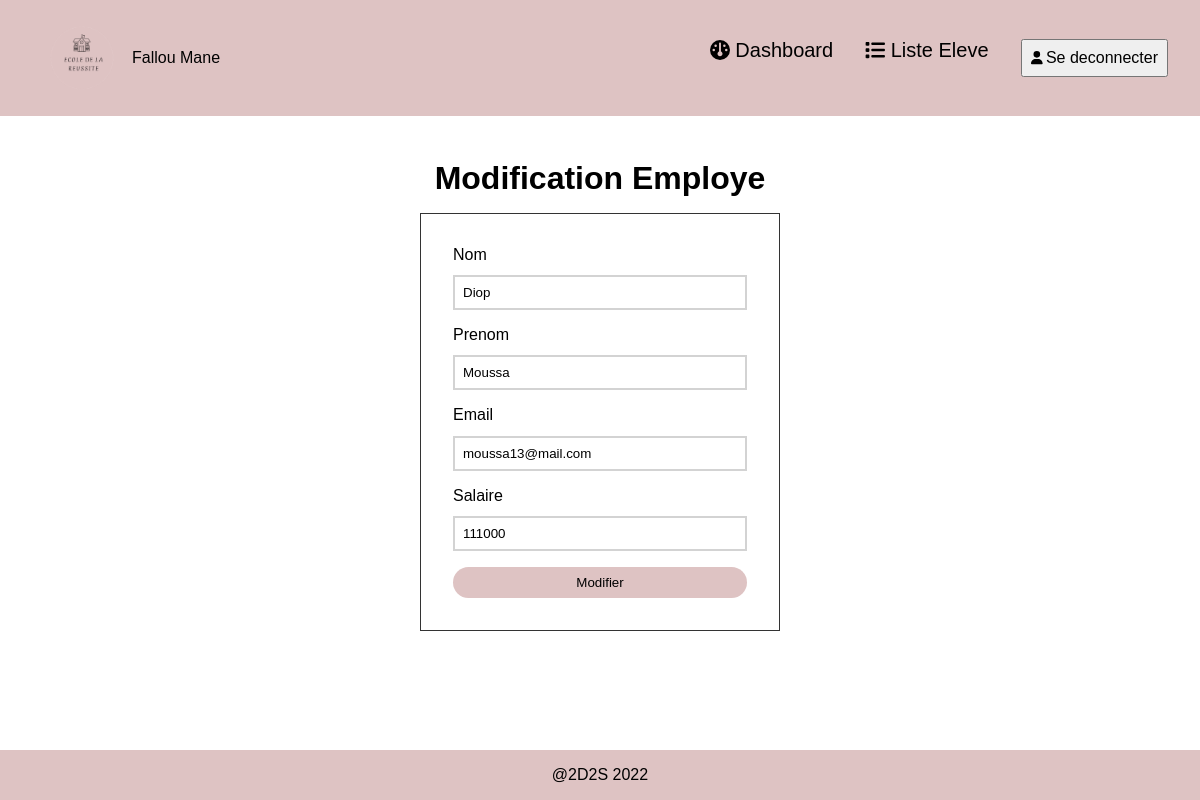
/employe/edit?edit_id=7 (signed in), run on the app's committed database.
### tables this page shows
CREATE TABLE `employe` (
  `id_emp` int(11) NOT NULL,
  `matricule` varchar(255) NOT NULL,
  `nom` varchar(255) NOT NULL,
  `prenom` varchar(255) NOT NULL,
  `email` varchar(255) NOT NULL,
  `mdp` text NOT NULL,
  `salaire` float NOT NULL,
  `statut` varchar(255) NOT NULL,
  `connecte` tinyint(4) NOT NULL DEFAULT 0,
  `date_modif` date DEFAULT NULL,
  `heure_connection` date DEFAULT NULL,
  `date_ins` date NOT NULL,
  `archive` tinyint(4) NOT NULL DEFAULT 0,
  `date_archivage` date DEFAULT NULL
);

### config/db.php (called while the page is built)
<?php
$conn = new PDO("mysql:host=localhost;dbname=2d2s", "root", "Namass@20");
return $conn;

### repositories/EmployeRepo.php (called while the page is built, shortened)
<?php
class EmployeRepo {
    private $conn;
    public function __construct()
    {
        $this->conn = require_once("../config/db.php");
    }
   public function selectOne($idEmp){
    $employe = null;
    $res = $this->conn->query("SELECT * FROM employe WHERE id_emp=$idEmp");
    if ($res->rowCount() > 0) {
        $employe = $res->fetchAll()[0];
    }
    return $employe;
   }
}

### views/modifierEmploye.php (the view, shortened to what this page needs)
<?php session_start();
include_once "../repositories/EmployeRepo.php";
if (isset($_GET['edit_id'])) {
    $id = (int) $_GET['edit_id'];
$employeRepo = new EmployeRepo();
$employe = $employeRepo->selectOne($id);
}
?>
<!DOCTYPE html>
<html lang="en">
<head>
    <link rel="stylesheet" href="css/dashboardAdmin.css">
    <link rel="stylesheet" href="css/index.css">
    <link rel="stylesheet" href="./css/index.css">
    <link rel="stylesheet" href="./css/form.css">
    <link rel="stylesheet" href="https://cdnjs.cloudflare.com/ajax/libs/font-awesome/6.2.0/css/all.min.css"
 />
</head>
<body>
    <?php
            include "header.php";
        ?>
    <div id="form_ajout">
        <h1>Modification Employe</h1>
        <form action="../controllers/traitementFormEmploye.php" method="POST">
            <div class="form-group">
                <label for="nom">Nom</label>
                <input type="text" class="form-control" id="nom" name="nom" value=<?=$employe['nom']??null; ?>>
            </div>
            <div class="form-group">
                <label for="prenom">Prenom</label>
                <input type="text" class="form-control" id="prenom" name="prenom" value=<?=$employe['prenom']??null; ?>>
            </div>
            <div class="form-group">
                <label for="email">Email</label>
                <input type="email" class="form-control" id="email" name="email" value=<?=$employe['email']??null; ?>>
            </div>
            <div class="form-group">
                <label for="salaire">Salaire</label>
                <input type="text" class="form-control" id="salaire" name="salaire"
                    value=<?=$employe['salaire']??null; ?>>
            </div>
            <input type="hidden" name="id" value=<?= isset($_GET['edit_id']) ? $_GET['edit_id'] : ""?> /> <input
                type="submit" name="modifier_employe" class="register" value="Modifier">
        </form>
    </div>
    <?php
            include "footer.php";
        ?>
</body>
</html>

### views/css/dashboardAdmin.css (style rules this page uses)
* { padding: 0%; margin: 0%; box-sizing: border-box; }

### views/css/index.css (style rules this page uses)
* { box-sizing: border-box; }
body { margin: 0; padding: 0; font-family: Arial, Helvetica, sans-serif; background-color: white; height: auto; }
h1 { text-align: center; }

### views/css/form.css (style rules this page uses)
#form_ajout { margin-top: 10rem; display: flex; justify-content: center; align-items: center; flex-direction: column; margin-bottom: 10rem; }
#form_ajout form { display: flex; gap: 1rem; flex-direction: column; border: 1px solid #333; padding: 2rem; width: 30%; margin-top: 1rem; }
#form_ajout h1 { text-align: center; }
.form-group { display: flex; flex-direction: column; gap: .7rem; }
.form-control { padding: .5rem; outline: 0; border: 2px solid lightgrey; }
.register { outline: 0; padding: .5rem; background-color: #dec3c3; border: none; border-radius: 30px; }

### data on the page
employe: nom "Diop", prenom "Moussa", email "moussa13@mail.com", salaire "111000"

### other printed values
$_SESSION['prenom'] "Fallou"
$_SESSION['nom'] "Mane"
